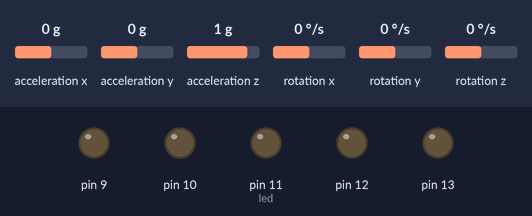
Simulated run of this sketch. Board: Arduino Uno, built with avr-gcc and run on an emulated ATmega328P. Parts: output pins drawn as LEDs (lit = HIGH). Wiring (inferred from the names in the program): MPU-6050 motion sensor at I2C address 0x68. The inputs (shaded band) are chosen by the test bench; at power-on: acceleration x 0 g, acceleration y 0 g, acceleration z 1 g, rotation x 0 °/s, rotation y 0 °/s, rotation z 0 °/s. What the sketch prints to the serial monitor is not drawn.

Above: at 0.1 s.
At 1.1 s:
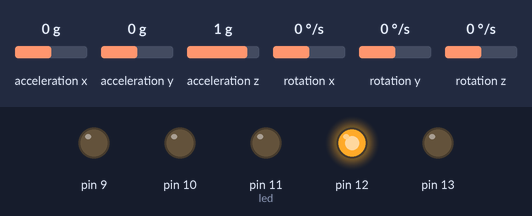
At 1.6 s:
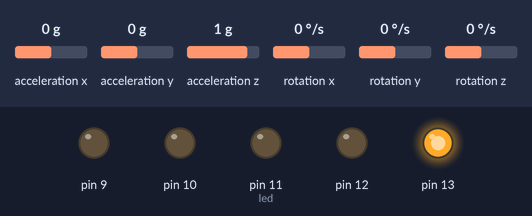
Timing chart, 0 to 3.1 s (numbered marks = the images above):
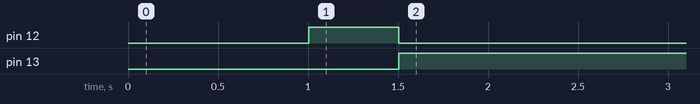

The sketch:

acc.ino
```cpp
//-----------
//  MPU6050
//-----------

#include <Wire.h>
#define MPU 0x68  // I2C address of the MPU-6050
int16_t AcX,AcY,AcZ,Tmp,GyX,GyY,GyZ;
int angle, led;
int Pitch;

void setup(){
  Serial.begin(9600);
  init_MPU(); // Inizializzazione MPU6050

  pinMode(9,OUTPUT);
  pinMode(10,OUTPUT);
  pinMode(11,OUTPUT);
  pinMode(12,OUTPUT);
  pinMode(13,OUTPUT);

  digitalWrite(11,HIGH);
  led = 11;
}

void loop()
{
  FunctionsMPU(); // Acquisisco assi AcX, AcY, AcZ.
  Pitch = FunctionsPitchRoll(AcY, AcX, AcZ);  //Calcolo angolo Pitch

  int angle = map(Pitch, -90, 90, 360, 0);


  Serial.print("Pitch: "); Serial.print(Pitch);
  Serial.print("\t");

  if(angle > 20 || angle < -20){
    if(angle > 20){
      if(led < 13){
        digitalWrite(led, LOW);
        led++;
        digitalWrite(led, HIGH);
      }
    }else{
      if(led > 9){
        digitalWrite(led, LOW);
        led--;
        digitalWrite(led, HIGH);
      }
    }
  }
  delay(500);
}

void init_MPU(){
  Wire.begin();
  Wire.beginTransmission(MPU);
  Wire.write(0x6B);  // PWR_MGMT_1 register
  Wire.write(0);     // set to zero (wakes up the MPU-6050)
  Wire.endTransmission(true);
  delay(1000);
}

//Funzione per il calcolo degli angoli Pitch e Roll
double FunctionsPitchRoll(double A, double B, double C){
  double DatoA, DatoB, Value;
  DatoA = A;
  DatoB = (B*B) + (C*C);
  DatoB = sqrt(DatoB);

  Value = atan2(DatoA, DatoB);
  Value = Value * 180/3.14;

  return (int)Value;
}

//Funzione per l'acquisizione degli assi X,Y,Z del MPU6050
void FunctionsMPU(){
    Wire.beginTransmission(MPU);
  Wire.write(0x3B);  // starting with register 0x3B (ACCEL_XOUT_H)
  Wire.endTransmission(false);
  Wire.requestFrom(MPU,14,true);  // request a total of 14 registers
  AcX=Wire.read()<<8|Wire.read();  // 0x3B (ACCEL_XOUT_H) & 0x3C (ACCEL_XOUT_L)
  AcY=Wire.read()<<8|Wire.read();  // 0x3D (ACCEL_YOUT_H) & 0x3E (ACCEL_YOUT_L)
  AcZ=Wire.read()<<8|Wire.read();  // 0x3F (ACCEL_ZOUT_H) & 0x40 (ACCEL_ZOUT_L)
  Tmp=Wire.read()<<8|Wire.read();  // 0x41 (TEMP_OUT_H) & 0x42 (TEMP_OUT_L)
  GyX=Wire.read()<<8|Wire.read();  // 0x43 (GYRO_XOUT_H) & 0x44 (GYRO_XOUT_L)
  GyY=Wire.read()<<8|Wire.read();  // 0x45 (GYRO_YOUT_H) & 0x46 (GYRO_YOUT_L)
  GyZ=Wire.read()<<8|Wire.read();  // 0x47 (GYRO_ZOUT_H) & 0x48 (GYRO_ZOUT_L)
}
```

Measured:
- by itself, pin 12: LOW → HIGH at 1.0 s, → LOW 0.50 s later
- by itself, pin 13: LOW → HIGH at 1.5 s
